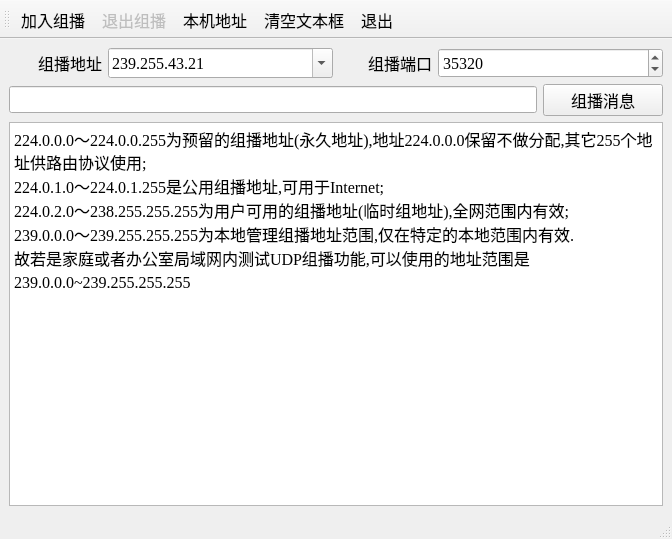
<?xml version="1.0" encoding="UTF-8"?>
<ui version="4.0">
 <class>UdpMultiCast</class>
 <widget class="QMainWindow" name="UdpMultiCast">
  <property name="geometry">
   <rect>
    <x>0</x>
    <y>0</y>
    <width>672</width>
    <height>539</height>
   </rect>
  </property>
  <property name="font">
   <font>
    <family>Times New Roman</family>
    <pointsize>12</pointsize>
   </font>
  </property>
  <property name="windowTitle">
   <string>UdpMultiCast</string>
  </property>
  <widget class="QWidget" name="centralwidget">
   <layout class="QGridLayout" name="gridLayout">
    <item row="0" column="0">
     <layout class="QVBoxLayout" name="verticalLayout">
      <item>
       <layout class="QHBoxLayout" name="horizontalLayout_4">
        <item>
         <layout class="QHBoxLayout" name="horizontalLayout">
          <item>
           <widget class="QLabel" name="label_3">
            <property name="minimumSize">
             <size>
              <width>80</width>
              <height>30</height>
             </size>
            </property>
            <property name="text">
             <string>组播地址</string>
            </property>
            <property name="alignment">
             <set>Qt::AlignRight|Qt::AlignTrailing|Qt::AlignVCenter</set>
            </property>
           </widget>
          </item>
          <item>
           <widget class="QComboBox" name="comboIP">
            <property name="minimumSize">
             <size>
              <width>225</width>
              <height>30</height>
             </size>
            </property>
            <property name="editable">
             <bool>true</bool>
            </property>
            <property name="duplicatesEnabled">
             <bool>false</bool>
            </property>
            <item>
             <property name="text">
              <string>239.255.43.21</string>
             </property>
            </item>
            <item>
             <property name="text">
              <string>239.255.100.1</string>
             </property>
            </item>
            <item>
             <property name="text">
              <string>239.255.255.100</string>
             </property>
            </item>
           </widget>
          </item>
         </layout>
        </item>
        <item>
         <layout class="QHBoxLayout" name="horizontalLayout_2">
          <item>
           <widget class="QLabel" name="label">
            <property name="minimumSize">
             <size>
              <width>80</width>
              <height>30</height>
             </size>
            </property>
            <property name="text">
             <string>组播端口</string>
            </property>
            <property name="alignment">
             <set>Qt::AlignRight|Qt::AlignTrailing|Qt::AlignVCenter</set>
            </property>
           </widget>
          </item>
          <item>
           <widget class="QSpinBox" name="spinPort">
            <property name="minimumSize">
             <size>
              <width>225</width>
              <height>30</height>
             </size>
            </property>
            <property name="minimum">
             <number>1</number>
            </property>
            <property name="maximum">
             <number>65535</number>
            </property>
            <property name="value">
             <number>35320</number>
            </property>
           </widget>
          </item>
         </layout>
        </item>
       </layout>
      </item>
      <item>
       <layout class="QHBoxLayout" name="horizontalLayout_3">
        <item>
         <widget class="QLineEdit" name="editMsg"/>
        </item>
        <item>
         <widget class="QPushButton" name="btnMulticast">
          <property name="minimumSize">
           <size>
            <width>120</width>
            <height>30</height>
           </size>
          </property>
          <property name="text">
           <string>组播消息</string>
          </property>
         </widget>
        </item>
       </layout>
      </item>
     </layout>
    </item>
    <item row="1" column="0">
     <widget class="QPlainTextEdit" name="plainTextEdit">
      <property name="plainText">
       <string>224.0.0.0～224.0.0.255为预留的组播地址(永久地址),地址224.0.0.0保留不做分配,其它255个地址供路由协议使用;
224.0.1.0～224.0.1.255是公用组播地址,可用于Internet;
224.0.2.0～238.255.255.255为用户可用的组播地址(临时组地址),全网范围内有效;
239.0.0.0～239.255.255.255为本地管理组播地址范围,仅在特定的本地范围内有效.
故若是家庭或者办公室局域网内测试UDP组播功能,可以使用的地址范围是239.0.0.0~239.255.255.255</string>
      </property>
     </widget>
    </item>
   </layout>
  </widget>
  <widget class="QStatusBar" name="statusbar"/>
  <widget class="QToolBar" name="toolBar">
   <property name="windowTitle">
    <string>toolBar</string>
   </property>
   <property name="toolButtonStyle">
    <enum>Qt::ToolButtonTextBesideIcon</enum>
   </property>
   <attribute name="toolBarArea">
    <enum>TopToolBarArea</enum>
   </attribute>
   <attribute name="toolBarBreak">
    <bool>false</bool>
   </attribute>
   <addaction name="actStart"/>
   <addaction name="actStop"/>
   <addaction name="actHostInfo"/>
   <addaction name="actClear"/>
   <addaction name="actQuit"/>
  </widget>
  <action name="actStart">
   <property name="icon">
    <iconset resource="images.qrc">
     <normaloff>:/images/620.bmp</normaloff>:/images/620.bmp</iconset>
   </property>
   <property name="text">
    <string>加入组播</string>
   </property>
   <property name="toolTip">
    <string>加入组播</string>
   </property>
  </action>
  <action name="actStop">
   <property name="enabled">
    <bool>false</bool>
   </property>
   <property name="icon">
    <iconset resource="images.qrc">
     <normaloff>:/images/624.bmp</normaloff>:/images/624.bmp</iconset>
   </property>
   <property name="text">
    <string>退出组播</string>
   </property>
   <property name="toolTip">
    <string>退出组播</string>
   </property>
  </action>
  <action name="actQuit">
   <property name="icon">
    <iconset resource="images.qrc">
     <normaloff>:/images/132.bmp</normaloff>:/images/132.bmp</iconset>
   </property>
   <property name="text">
    <string>退出</string>
   </property>
   <property name="toolTip">
    <string>退出本程序</string>
   </property>
  </action>
  <action name="actClear">
   <property name="icon">
    <iconset resource="images.qrc">
     <normaloff>:/images/212.bmp</normaloff>:/images/212.bmp</iconset>
   </property>
   <property name="text">
    <string>清空文本框</string>
   </property>
   <property name="toolTip">
    <string>清空文本框</string>
   </property>
  </action>
  <action name="actHostInfo">
   <property name="icon">
    <iconset resource="images.qrc">
     <normaloff>:/images/110.JPG</normaloff>:/images/110.JPG</iconset>
   </property>
   <property name="text">
    <string>本机地址</string>
   </property>
   <property name="toolTip">
    <string>获取本机地址</string>
   </property>
  </action>
 </widget>
 <resources>
  <include location="images.qrc"/>
 </resources>
 <connections>
  <connection>
   <sender>actQuit</sender>
   <signal>triggered()</signal>
   <receiver>UdpMultiCast</receiver>
   <slot>close()</slot>
   <hints>
    <hint type="sourcelabel">
     <x>-1</x>
     <y>-1</y>
    </hint>
    <hint type="destinationlabel">
     <x>399</x>
     <y>299</y>
    </hint>
   </hints>
  </connection>
 </connections>
</ui>
